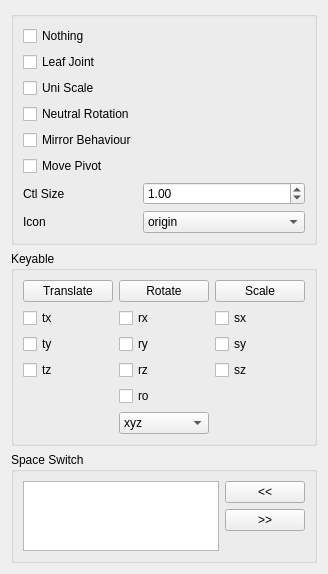
<?xml version="1.0" encoding="UTF-8"?>
<ui version="4.0">
 <class>Form</class>
 <widget class="QWidget" name="Form">
  <property name="geometry">
   <rect>
    <x>0</x>
    <y>0</y>
    <width>328</width>
    <height>502</height>
   </rect>
  </property>
  <property name="windowTitle">
   <string>Form</string>
  </property>
  <layout class="QVBoxLayout" name="verticalLayout">
   <item>
    <widget class="QGroupBox" name="groupBox">
     <property name="title">
      <string/>
     </property>
     <layout class="QGridLayout" name="gridLayout_3">
      <item row="3" column="0">
       <widget class="QCheckBox" name="neutral_rotation_checkBox">
        <property name="text">
         <string>Neutral Rotation</string>
        </property>
       </widget>
      </item>
      <item row="6" column="0">
       <widget class="QLabel" name="label">
        <property name="text">
         <string>Ctl Size</string>
        </property>
       </widget>
      </item>
      <item row="7" column="0">
       <widget class="QLabel" name="label_2">
        <property name="text">
         <string>Icon</string>
        </property>
       </widget>
      </item>
      <item row="6" column="1">
       <widget class="QDoubleSpinBox" name="ctl_size_doubleSpinBox">
        <property name="minimum">
         <double>0.010000000000000</double>
        </property>
        <property name="maximum">
         <double>999.000000000000000</double>
        </property>
        <property name="value">
         <double>1.000000000000000</double>
        </property>
       </widget>
      </item>
      <item row="7" column="1">
       <widget class="QComboBox" name="icon_comboBox">
        <property name="sizePolicy">
         <sizepolicy hsizetype="Expanding" vsizetype="Fixed">
          <horstretch>0</horstretch>
          <verstretch>0</verstretch>
         </sizepolicy>
        </property>
        <item>
         <property name="text">
          <string>origin</string>
         </property>
        </item>
        <item>
         <property name="text">
          <string>host</string>
         </property>
        </item>
        <item>
         <property name="text">
          <string>arrow</string>
         </property>
        </item>
        <item>
         <property name="text">
          <string>arrow4</string>
         </property>
        </item>
        <item>
         <property name="text">
          <string>square</string>
         </property>
        </item>
        <item>
         <property name="text">
          <string>wave</string>
         </property>
        </item>
        <item>
         <property name="text">
          <string>circle</string>
         </property>
        </item>
        <item>
         <property name="text">
          <string>circle3</string>
         </property>
        </item>
        <item>
         <property name="text">
          <string>locator</string>
         </property>
        </item>
        <item>
         <property name="text">
          <string>cube</string>
         </property>
        </item>
        <item>
         <property name="text">
          <string>x</string>
         </property>
        </item>
        <item>
         <property name="text">
          <string>angle</string>
         </property>
        </item>
       </widget>
      </item>
      <item row="4" column="0">
       <widget class="QCheckBox" name="mirror_behaviour_checkBox">
        <property name="text">
         <string>Mirror Behaviour</string>
        </property>
       </widget>
      </item>
      <item row="1" column="0">
       <widget class="QCheckBox" name="leaf_joint_checkBox">
        <property name="text">
         <string>Leaf Joint</string>
        </property>
       </widget>
      </item>
      <item row="2" column="0">
       <widget class="QCheckBox" name="uni_scale_checkBox">
        <property name="text">
         <string>Uni Scale</string>
        </property>
       </widget>
      </item>
      <item row="0" column="0">
       <widget class="QCheckBox" name="nothing_checkBox">
        <property name="text">
         <string>Nothing</string>
        </property>
       </widget>
      </item>
      <item row="5" column="0">
       <widget class="QCheckBox" name="move_pivot_checkBox">
        <property name="text">
         <string>Move Pivot</string>
        </property>
       </widget>
      </item>
     </layout>
    </widget>
   </item>
   <item>
    <widget class="QGroupBox" name="groupBox_2">
     <property name="title">
      <string>Keyable</string>
     </property>
     <layout class="QGridLayout" name="gridLayout">
      <item row="0" column="1">
       <widget class="QPushButton" name="rotate_pushButton">
        <property name="text">
         <string>Rotate</string>
        </property>
       </widget>
      </item>
      <item row="1" column="0">
       <widget class="QCheckBox" name="tx_checkBox">
        <property name="text">
         <string>tx</string>
        </property>
       </widget>
      </item>
      <item row="2" column="2">
       <widget class="QCheckBox" name="sy_checkBox">
        <property name="text">
         <string>sy</string>
        </property>
       </widget>
      </item>
      <item row="2" column="0">
       <widget class="QCheckBox" name="ty_checkBox">
        <property name="text">
         <string>ty</string>
        </property>
       </widget>
      </item>
      <item row="3" column="0">
       <widget class="QCheckBox" name="tz_checkBox">
        <property name="text">
         <string>tz</string>
        </property>
       </widget>
      </item>
      <item row="2" column="1">
       <widget class="QCheckBox" name="ry_checkBox">
        <property name="text">
         <string>ry</string>
        </property>
       </widget>
      </item>
      <item row="1" column="2">
       <widget class="QCheckBox" name="sx_checkBox">
        <property name="text">
         <string>sx</string>
        </property>
       </widget>
      </item>
      <item row="1" column="1">
       <widget class="QCheckBox" name="rx_checkBox">
        <property name="text">
         <string>rx</string>
        </property>
       </widget>
      </item>
      <item row="3" column="2">
       <widget class="QCheckBox" name="sz_checkBox">
        <property name="text">
         <string>sz</string>
        </property>
       </widget>
      </item>
      <item row="0" column="0">
       <widget class="QPushButton" name="translate_pushButton">
        <property name="text">
         <string>Translate</string>
        </property>
       </widget>
      </item>
      <item row="0" column="2">
       <widget class="QPushButton" name="scale_pushButton">
        <property name="text">
         <string>Scale</string>
        </property>
       </widget>
      </item>
      <item row="3" column="1">
       <widget class="QCheckBox" name="rz_checkBox">
        <property name="text">
         <string>rz</string>
        </property>
       </widget>
      </item>
      <item row="4" column="1">
       <widget class="QCheckBox" name="ro_checkBox">
        <property name="text">
         <string>ro</string>
        </property>
       </widget>
      </item>
      <item row="5" column="1">
       <widget class="QComboBox" name="ro_comboBox">
        <item>
         <property name="text">
          <string>xyz</string>
         </property>
        </item>
        <item>
         <property name="text">
          <string>yzx</string>
         </property>
        </item>
        <item>
         <property name="text">
          <string>zxy</string>
         </property>
        </item>
        <item>
         <property name="text">
          <string>xzy</string>
         </property>
        </item>
        <item>
         <property name="text">
          <string>yxz</string>
         </property>
        </item>
        <item>
         <property name="text">
          <string>zyx</string>
         </property>
        </item>
       </widget>
      </item>
     </layout>
    </widget>
   </item>
   <item>
    <widget class="QGroupBox" name="groupBox_3">
     <property name="title">
      <string>Space Switch</string>
     </property>
     <layout class="QGridLayout" name="gridLayout_2">
      <item row="1" column="1">
       <widget class="QPushButton" name="remove_pushButton">
        <property name="text">
         <string>&gt;&gt;</string>
        </property>
       </widget>
      </item>
      <item row="2" column="1">
       <spacer name="verticalSpacer">
        <property name="orientation">
         <enum>Qt::Vertical</enum>
        </property>
        <property name="sizeHint" stdset="0">
         <size>
          <width>20</width>
          <height>100</height>
         </size>
        </property>
       </spacer>
      </item>
      <item row="0" column="1">
       <widget class="QPushButton" name="add_pushButton">
        <property name="text">
         <string>&lt;&lt;</string>
        </property>
       </widget>
      </item>
      <item row="0" column="0" rowspan="3">
       <widget class="QListWidget" name="listWidget"/>
      </item>
     </layout>
    </widget>
   </item>
  </layout>
 </widget>
 <resources/>
 <connections/>
</ui>
